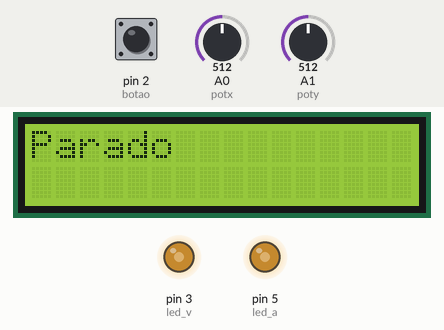
This sketch was run on a simulated Arduino Uno, built with avr-gcc and run on an emulated ATmega328P. On the bench: 16×2 character LCD, output pins drawn as LEDs (lit = HIGH). The inputs (shaded band) are chosen by the test bench; at power-on: A0 (potx) = 512, A1 (poty) = 512, pin 2 (botao) HIGH.

Above: at 1.2 s.
1.3 s: A0 (potx) set to 528
At 2.6 s:
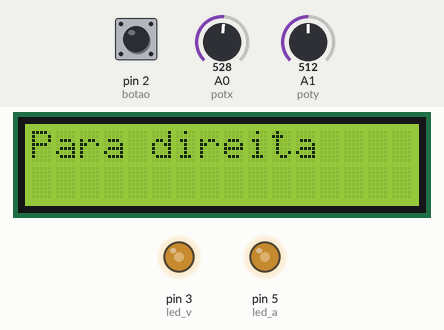
2.9 s: A1 (poty) set to 530
At 4.2 s:
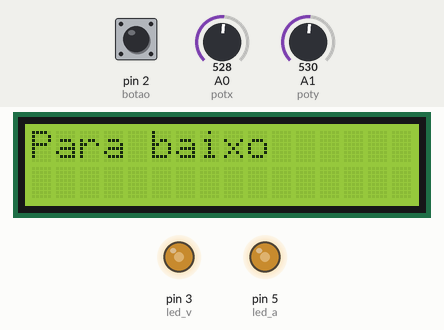
4.5 s: pin 2 (botao) pulled LOW for 0.15 s
At 4.82 s:
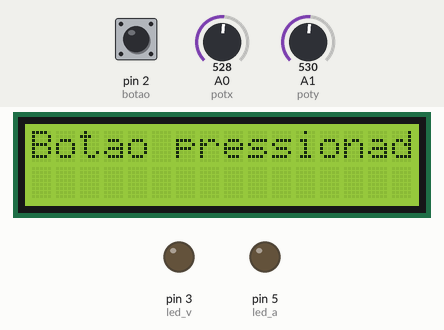
6.5 s: A1 (poty) set to 122
At 7.0 s:
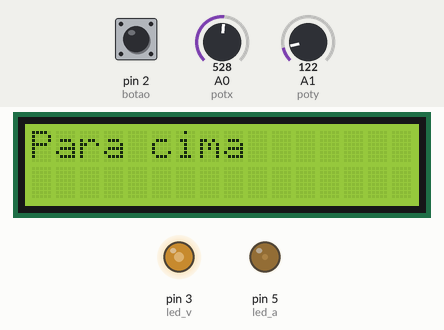
8.1 s: A0 (potx) set to 511
At 8.5 s:
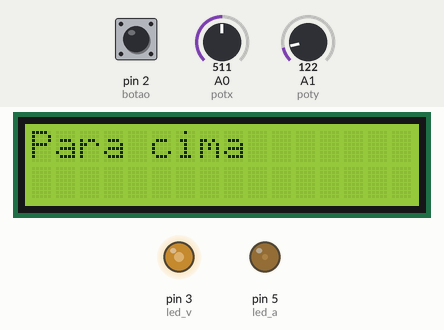
9.6 s: pin 2 (botao) pulled LOW for 0.15 s
At 9.86 s:
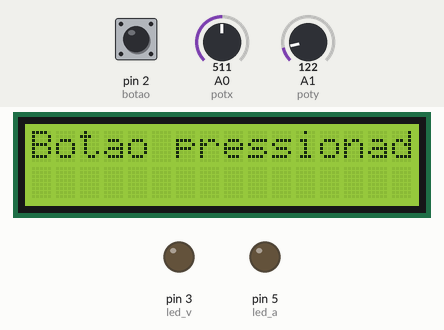
Timing chart, 0 to 12.6 s (numbered marks = the images above; inputs shaded):
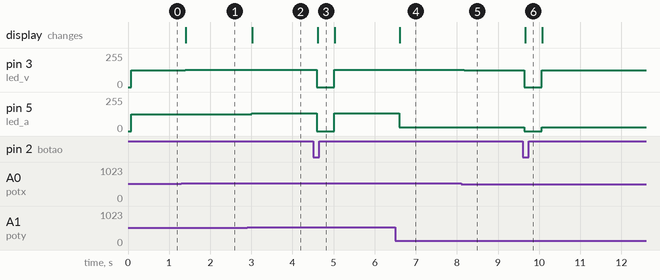

Measured:
- the behaviour switches between 520 and 521 on A0 (potx) (found by bisection; images 0 and 1)
- after the input at 1.3 s, pin 3 (led_v): 127/255 → 131/255 after 0.10 s; the display: changes after 0.11 s (image 1)
- after the input at 2.9 s, pin 5 (led_a): 127/255 → 132/255 after 0.11 s; the display: changes after 0.12 s (image 2)
- after the input at 4.5 s, pin 3 (led_v): 131/255 → 0/255 after 0.10 s, → 131/255 0.42 s later; pin 5 (led_a): 132/255 → 0/255 after 0.10 s, → 132/255 0.42 s later; the display: changes after 0.12 s (image 3)
- after the input at 6.5 s, pin 5 (led_a): 132/255 → 30/255 after 0.10 s; the display: changes after 0.12 s (image 4)
- after the input at 8.1 s, pin 3 (led_v): 131/255 → 127/255 after 0.08 s
- after the input at 9.6 s, pin 3 (led_v): 127/255 → 0/255 at once, → 127/255 0.42 s later; pin 5 (led_a): 30/255 → 0/255 at once, → 30/255 0.42 s later; the display: changes after 0.06 s (image 6)

The sketch:

Joystick_led.ino
```cpp
#include <LiquidCrystal_I2C.h>
#include <Wire.h>

int potx = A0; // Pino x
int poty = A1; // Pino y
int botao = 2; // Pino do botão
int valor_x;
int valor_y;
int led_v = 3;
int led_a = 5;

LiquidCrystal_I2C lcd(0x3F, 16, 2);

void setup() {
  lcd.init(); // Inicia a comunicação com o display
  lcd.backlight(); // Liga a iluminação do display
  lcd.clear(); // Limpa o display

  pinMode(botao, INPUT_PULLUP);
  pinMode(led_v, OUTPUT);
  pinMode(led_a, OUTPUT);

  Serial.begin(9600);

  lcd.setCursor(0, 0); // Move para a segunda linha
  lcd.print("Botao livre");

}

void loop() {
  valor_x = analogRead(potx);
  valor_y = analogRead(poty);

digitalWrite(led_a, 1);
digitalWrite(led_v, 1);


  bool botaoPressionado = digitalRead(botao) == LOW; // LOW significa que o botão está pressionado
  int ledXIntensity = map(valor_x, 0, 1023, 0, 255);
  int ledYIntensity = map(valor_y, 0, 1023, 0, 255);

  int buttonState = digitalRead(botao);


  if (buttonState == HIGH) {
    analogWrite(led_v, ledXIntensity);
    analogWrite(led_a, ledYIntensity);
  } else {

    analogWrite(led_v, 0);
    analogWrite(led_a, 0);
  }
  // Limpa o display e exibe o estado do botão
  lcd.clear();
  if (botaoPressionado) {
    lcd.print("Botao pressionado, ");
    delay(300);
  } else {
      lcd.setCursor(0, 0); // Move para a segunda linha
        if (valor_y < 500) {
          lcd.print("Para cima");
        } else if (valor_y > 520) {
          lcd.print("Para baixo");
        } else if (valor_x < 500) {
          lcd.print("Para esquerda");
        } else if (valor_x > 520) {
          lcd.print("Para direita");
        } else {
          lcd.print("Parado");
        }
      }


  delay(100); // Pequeno atraso para estabilidade
}
```
